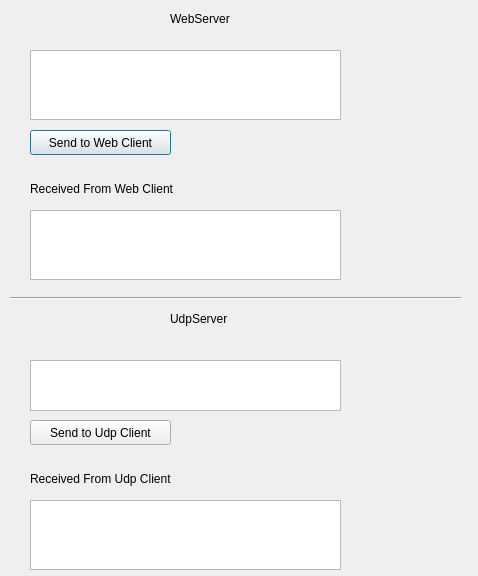
<?xml version="1.0" encoding="UTF-8"?>
<ui version="4.0">
 <class>Dialog</class>
 <widget class="QDialog" name="Dialog">
  <property name="geometry">
   <rect>
    <x>0</x>
    <y>0</y>
    <width>478</width>
    <height>576</height>
   </rect>
  </property>
  <property name="windowTitle">
   <string>Dialog</string>
  </property>
  <widget class="QTextEdit" name="teStrToSend">
   <property name="geometry">
    <rect>
     <x>30</x>
     <y>50</y>
     <width>311</width>
     <height>70</height>
    </rect>
   </property>
  </widget>
  <widget class="QPushButton" name="pbSendToClient">
   <property name="geometry">
    <rect>
     <x>30</x>
     <y>130</y>
     <width>141</width>
     <height>25</height>
    </rect>
   </property>
   <property name="text">
    <string>Send to Web Client</string>
   </property>
  </widget>
  <widget class="QTextEdit" name="teStrRecFromClient">
   <property name="geometry">
    <rect>
     <x>30</x>
     <y>210</y>
     <width>311</width>
     <height>70</height>
    </rect>
   </property>
  </widget>
  <widget class="QLabel" name="label">
   <property name="geometry">
    <rect>
     <x>30</x>
     <y>180</y>
     <width>191</width>
     <height>17</height>
    </rect>
   </property>
   <property name="text">
    <string>Received From Web Client</string>
   </property>
  </widget>
  <widget class="QTextEdit" name="teStrSend2UdpClient">
   <property name="geometry">
    <rect>
     <x>30</x>
     <y>360</y>
     <width>311</width>
     <height>51</height>
    </rect>
   </property>
  </widget>
  <widget class="QTextEdit" name="teStrRecFromUdpClient">
   <property name="geometry">
    <rect>
     <x>30</x>
     <y>500</y>
     <width>311</width>
     <height>70</height>
    </rect>
   </property>
  </widget>
  <widget class="QPushButton" name="pbSendToUdpClient">
   <property name="geometry">
    <rect>
     <x>30</x>
     <y>420</y>
     <width>141</width>
     <height>25</height>
    </rect>
   </property>
   <property name="text">
    <string>Send to Udp Client</string>
   </property>
  </widget>
  <widget class="QLabel" name="label_2">
   <property name="geometry">
    <rect>
     <x>30</x>
     <y>470</y>
     <width>191</width>
     <height>17</height>
    </rect>
   </property>
   <property name="text">
    <string>Received From Udp Client</string>
   </property>
  </widget>
  <widget class="Line" name="line">
   <property name="geometry">
    <rect>
     <x>10</x>
     <y>290</y>
     <width>451</width>
     <height>16</height>
    </rect>
   </property>
   <property name="orientation">
    <enum>Qt::Horizontal</enum>
   </property>
  </widget>
  <widget class="QLabel" name="label_3">
   <property name="geometry">
    <rect>
     <x>170</x>
     <y>10</y>
     <width>101</width>
     <height>17</height>
    </rect>
   </property>
   <property name="text">
    <string>WebServer</string>
   </property>
  </widget>
  <widget class="QLabel" name="label_4">
   <property name="geometry">
    <rect>
     <x>170</x>
     <y>310</y>
     <width>101</width>
     <height>17</height>
    </rect>
   </property>
   <property name="text">
    <string>UdpServer</string>
   </property>
  </widget>
 </widget>
 <resources/>
 <connections/>
</ui>
